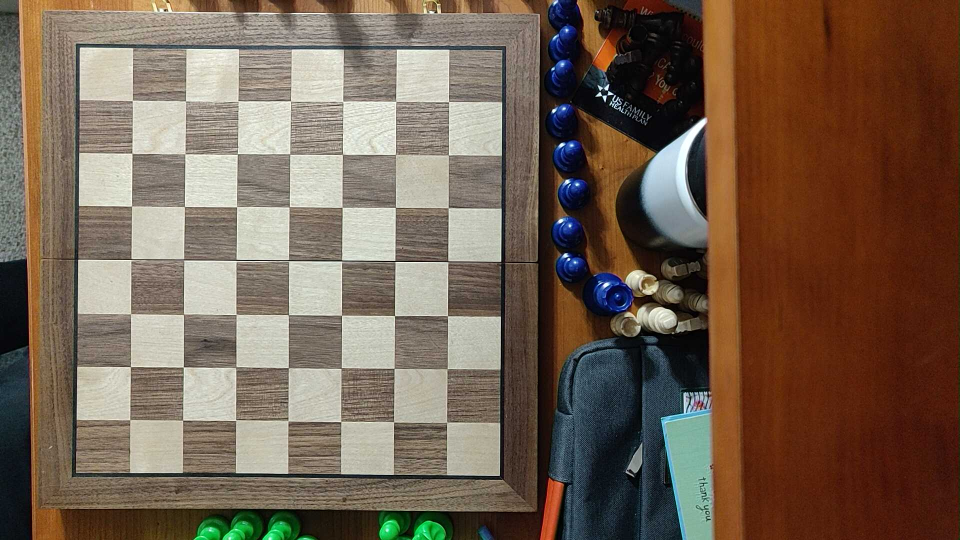
#> input picture Chessboard_detection/TestImages/Set_3_NoahHomeBoard/Empty.jpg, 1920 x 1080 px, found by its file name (shown at 1/2 size)
$ python Chess_Vision.py
#> lines starting #> are read from the running program, lines starting #| are printed output that depends on the picture; after the words box and inside, x2 and y2 are one past the last pixel; in counts of white or black regions, pixels touching at a corner belong together; pictures that were not available may be replaced by others from this repository, and a replacement may not be noted
### Camera/Camera_Manager.py
import os, requests, io
import cv2 as cv
from time import sleep
import logging
import numpy as np
from pathlib import Path
try:
    from Chessboard_detection import pi_debugging
except ModuleNotFoundError:
    import pi_debugging

try:
    from picamera import PiCamera
except ModuleNotFoundError:
    print("Can only use RPICam when on raspberry pi")

class FakeCamera:
    def __init__(self, res, absPath, startNum = 0) -> None:

#> in isOpened, res is the input picture: shape (1080, 1920, 3); mean B, G, R 81, 97.1, 116.2
        self.path_full = absPath
        self.cameraRes = res
        self.stateNum = startNum

    # [13 lines left out: function readCalibMatrix, not called in this run]

    def read(self):
        if self.stateNum <0:
            self.frame = cv.imread(os.path.join(self.path_full, "empty.JPG"))
            self.frame = cv.cvtColor(self.frame, cv.COLOR_RGB2BGR)
            self.frame = cv.resize(self.frame, self.cameraRes)
        elif self.stateNum >= 0:
            self.frame = cv.imread(os.path.join(self.path_full, str(self.stateNum)+".JPG"))
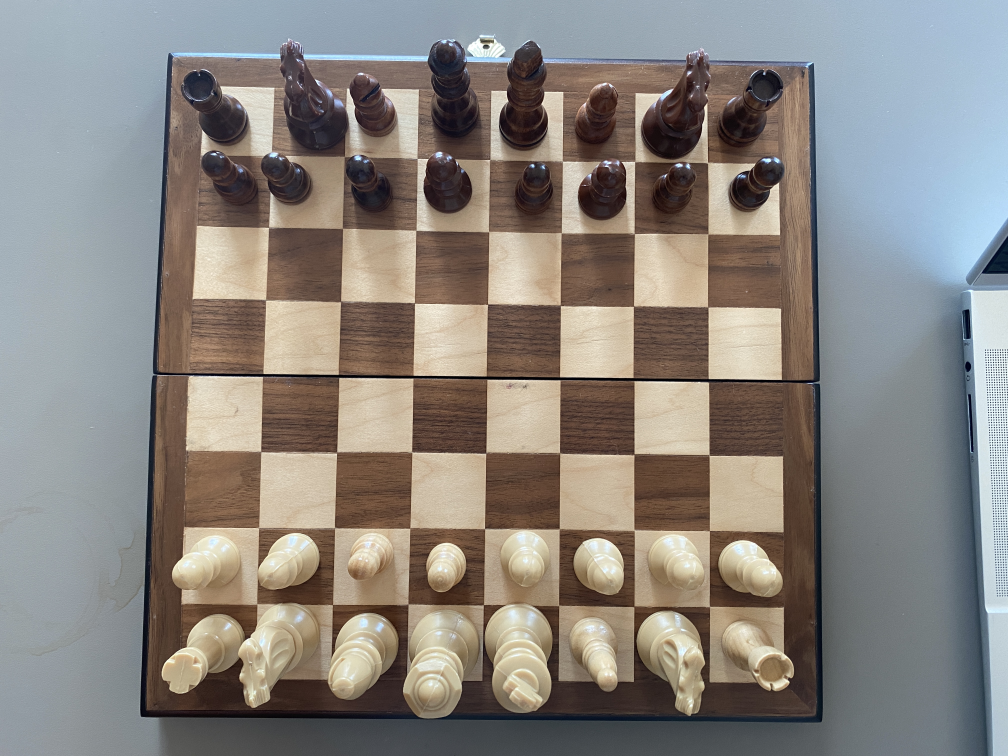
#> input picture Chessboard_detection/TestImages/IMG_8628.JPG, 4032 x 3024 px, given in place of 0.JPG, which was not available (shown at 1/4 size)
#> self.frame is the input picture: shape (3024, 4032, 3); mean B, G, R 127.7, 132.8, 137.7
            # self.frame = cv.cvtColor(self.frame, cv.COLOR_RGB2BGR)
            if self.frame is not None:
                self.frame = cv.resize(self.frame, self.cameraRes)
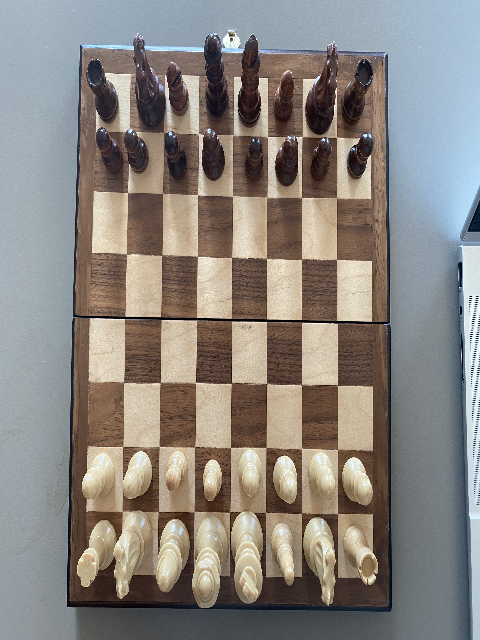
#> self.frame: shape (640, 480, 3); mean B, G, R 127.5, 132.6, 137.6

        self.stateNum += 1

        ret = self.frame is not None
#> ret = True

        return ret, self.frame

    def isOpened(self):
        res = cv.imread(os.path.join(self.path_full, "empty.JPG"))

        return res is not None

    def release(self):
        return True

class PhoneCamera:
    # [30 lines left out: functions __init__, read, isOpened, not called in this run]

    def release(self):
        return True


class RPiCamera:
    # [24 lines left out: function __init__, not called in this run]

    def __del__(self):
        self.camera.close()

    # [57 lines left out: functions readCalibMatrix, read, isOpened, not called in this run]

    def release(self):
        return True
'''
# Replace the below URL with your own. Make sure to add "/shot.jpg" at last.
url = "http://192.168.0.103:8080/shot.jpg"

# While loop to continuously fetching data from the Url
while True:
    img_resp = requests.get(url)
    img_arr = np.array(bytearray(img_resp.content), dtype=np.uint8)
    img = cv.imdecode(img_arr, -1)
    img = imutils.resize(img, width=1000, height=1800)
    cv.imshow("Android_cam", img)

    # Press Esc key to exit
    if cv.waitKey(1) == 27:
        break

cv.destroyAllWindows()
'''
# [23 lines left out: function read_images_from_webcam, not called in this run]

class LaptopCamera:
    def __init__(self, camera_num=0) -> None:
        self.cam = cv.VideoCapture(camera_num)
        self.camera_matrix, self.dist_matrix = self.readCalibMatrix()

    # [13 lines left out: function readCalibMatrix, not called in this run]

    def read(self):
        ret, frame = self.cam.read()
        return ret, frame

    # [4 lines left out: function isOpened, not called in this run]

    def release(self):
        return True

### Chessboard_detection/board_detection_hough.py
import cv2
import numpy as np
from pathlib import Path
from matplotlib import pyplot as plt
from sklearn.linear_model import RANSACRegressor
from mpl_toolkits.mplot3d import Axes3D
from itertools import combinations

def detect_lines(canny_img, threshold_angle=15):
    """
    Detects vertical and horizontal lines in an image using the Hough Line Transform.
    Parameters:
    img (numpy.ndarray): The input image in which lines are to be detected.
    threshold_angle (int, optional): The angle threshold to classify lines as vertical or horizontal. Defaults to 15.
    Returns:
    tuple: A tuple containing three elements:
        - vertical_lines (list): A list of tuples representing the detected vertical lines (rho, theta).
        - horizontal_lines (list): A list of tuples representing the detected horizontal lines (rho, theta).
        - edges (numpy.ndarray): The edges detected in the input image using the Canny edge detector.

    """


    # Use Hough Line Transform to detect lines
    lines = cv2.HoughLines(canny_img, 2, np.pi / 180, 180)

    vertical_lines = []
    horizontal_lines = []

    if lines is not None:
        for rho, theta in lines[:, 0]:
            angle = np.degrees(theta)
            if abs(angle - 90) < threshold_angle:
                horizontal_lines.append((rho, theta))
            elif abs(angle) < threshold_angle:
                vertical_lines.append((rho, theta))
            elif abs(angle - 180) < threshold_angle:
                theta = theta - np.pi
                rho = -rho
                vertical_lines.append((rho, theta))

    return vertical_lines, horizontal_lines

def intersection(line1, line2):
    """
    Finds the intersection points between 2 lines.
    Parameters:
    line1 (tuple): A tuple representing the first line in the format (rho, theta).
    line2 (tuple): A tuple representing the second line in the format (rho, theta).
    Returns:
    tuple: A tuple representing the intersection point (x, y) between the two lines.
    """
    rho1, theta1 = line1
    rho2, theta2 = line2

    A = np.array([
        [np.cos(theta1), np.sin(theta1)],
        [np.cos(theta2), np.sin(theta2)]
    ])
    b = np.array([rho1, rho2])

    if np.linalg.det(A) == 0:
        return None, None  # Lines are parallel and do not intersect

    x, y = np.linalg.solve(A, b)
    return int(np.round(x)), int(np.round(y))

def in_range(x, y, x_min, x_max, y_min, y_max):
    return x_min <= x <= x_max and y_min <= y <= y_max


def group_lines(lines, image_width, image_height):
    """
    Find whether 2 lines lie close to each other, if they do. Replace them with a line described by the average of the lines.

    Meant to group duplicate lines together.

    Parameters:
    Lines (numpy.ndarray): Lines to check in the format [(rho, theta), (rho,theta)]
    image_width (int): number of pixals accross image.
    image_height (int): number of pixels for image height.

    returns:
    grouped lines (list (tuple)): List of lines, should have all overlapping lines removed.
    """
    if not lines:
        return []

    grouped_lines = []
    group_id = [0] * len(lines)  # Initialize group IDs for each line
    current_group_id = 0  # Initialize current group ID
    groups = {}  # Dictionary to store groups of lines

    int_width_min = 0 - image_width*0.2
    int_width_max = image_width*1.2
    int_height_min = 0 - image_height*0.2
    int_height_max = image_height*1.2

    def add_to_group(i, j):
        nonlocal current_group_id
        if group_id[i] == 0 and group_id[j] == 0:
            # If both lines are not in any group, create a new group
            current_group_id += 1
            group_id[i] = current_group_id
            group_id[j] = current_group_id
            groups[current_group_id] = [lines[i], lines[j]]
        elif group_id[i] != 0 and group_id[j] == 0:
            # If line i is in a group and line j is not, add line j to the group of line i
            group_id[j] = group_id[i]
            groups[group_id[i]].append(lines[j])
        elif group_id[i] == 0 and group_id[j] != 0:
            # If line j is in a group and line i is not, add line i to the group of line j
            group_id[i] = group_id[j]
            groups[group_id[j]].append(lines[i])
        elif group_id[i] != 0 and group_id[j] != 0 and group_id[i] != group_id[j]:
            # If both lines are in different groups, merge the groups
            merge_groups(group_id[i], group_id[j])

    def merge_groups(id1, id2):
        # Merge two groups into one
        group1 = groups[id1]
        group2 = groups[id2]
        groups[id1] = group1 + group2
        for line in group2:
            group_id[lines.index(line)] = id1
        del groups[id2]

    for i in range(len(lines) - 1):
        for j in range(i + 1, len(lines)):
            x, y = intersection(lines[i], lines[j])
            if not (x is None or y is None) and in_range(x, y, int_width_min, int_width_max, int_height_min, int_height_max):
                # If the lines intersect within the specified range, add them to a group
                add_to_group(i, j)

    for group in groups.values():
        # Calculate the average rho and theta for each group
        rho = np.mean([line[0] for line in group])
        theta = np.mean([line[1] for line in group])
        grouped_lines.append((rho, theta))

    for i, line in enumerate(lines):
        if group_id[i] == 0:
            # If a line is not in any group, add it as a separate line
            grouped_lines.append(line)

    return grouped_lines

# [11 lines left out: function draw_lines, not called in this run]

def sort_lines(lines):
    return sorted(lines, key=lambda x: x[0])

# [80 lines left out: functions find_closest_distances, orthogonal_distance_3d, ransac_3d, not called in this run]

def is_vertical(theta, threshold_angle):
    """
    Check if a line is vertical based on the angle.
    Parameters:
    theta (float): The angle of the line in degrees.
    threshold_angle (float, optional): The angle threshold to classify a line as vertical. Defaults to 15.
    Returns:
    bool: True if the line is vertical, False otherwise.
    """
    theta_deg = theta % 360
    check_1 = abs(theta_deg) < threshold_angle
    check_2 = abs(theta_deg - 180) < threshold_angle
    check_3 = abs(theta_deg - 360) < threshold_angle
    result = check_1 or check_2 or check_3
    return result

def is_horizontal(theta, threshold_angle=10):
    """
    Check if a line is horizontal based on the angle.
    Parameters:
    theta (float): The angle of the line in degrees.
    threshold_angle (float, optional): The angle threshold to classify a line as horizontal. Defaults to 15.
    Returns:
    bool: True if the line is horizontal, False otherwise.
    """
    theta_deg = theta % 360
    result = abs(theta_deg - 90) < threshold_angle or abs(theta_deg - 270) < threshold_angle
    return result

def ransac_2d(pts, threshold=10, threshold_angle=10, vert_only=False, horizontal_only=False):

    inlier_best = 0
    inlier_mask = np.zeros(pts.shape[0])
    for x in range(pts.shape[0]):
        for y in range(x + 1, pts.shape[0]):
            pt_1_idx = x
            pt_2_idx = y

            pt_1 = pts[pt_1_idx]
            pt_2 = pts[pt_2_idx]

            _, theta = calculate_rho_theta(pt_1, pt_2)
            angle = np.degrees(theta)

            if vert_only and not is_vertical(angle, threshold_angle):
                continue

            if horizontal_only and not is_horizontal(angle, threshold_angle):
                continue

            current_inliers = 0
            current_inlier_mask = np.zeros(pts.shape[0])
            for j in range(pts.shape[0]):
                dist = orthogonal_distance_2d(pts[j], pt_1, pt_2)

                if dist < threshold:
                    current_inliers += 1
                    current_inlier_mask[j] = 1

            if current_inliers > inlier_best:
                inlier_best = current_inliers
                inlier_mask = current_inlier_mask

    inlier_pts = pts[inlier_mask == 1]
    return inlier_pts

def orthogonal_distance_2d(point, line_point1, line_point2):
    """
    Calculate the orthogonal distance between a 2D point and a line defined by two points in 2D space.

    Parameters:
    point (tuple): The 2D point (x, y).
    line_point1 (tuple): The first point defining the line (x1, y1).
    line_point2 (tuple): The second point defining the line (x2, y2).

    Returns:
    float: The orthogonal distance between the point and the line.
    """
    point = np.array(point)
    line_point1 = np.array(line_point1)
    line_point2 = np.array(line_point2)

    line_vec = line_point2 - line_point1
    point_vec = point - line_point1

    line_vec_norm = line_vec / np.linalg.norm(line_vec)
    projection_length = np.dot(point_vec, line_vec_norm)
    projection_vec = projection_length * line_vec_norm

    orthogonal_vec = point_vec - projection_vec
    distance = np.linalg.norm(orthogonal_vec)

    return distance

# [57 lines left out: functions discard_outliers, find_all_intersections, not called in this run]

def calculate_rho_theta(point1, point2):
    """
    Calculate rho and theta for a line passing through two points
    :param point1: First point (x1, y1)
    :param point2: Second point (x2, y2)
    :return: (rho, theta) for the line passing through the points
    """
    x1, y1 = point1
    x2, y2 = point2

    if x1 == x2:  # Vertical line
        theta = np.pi / 2
        rho = x1
    else:
        # Calculate the slope and intercept of the line
        slope = (y2 - y1) / (x2 - x1)
        intercept = y1 - slope * x1

        # Calculate theta
        if slope == 0:
            theta = np.pi / 2
        else:
            theta = np.arctan(-1 / slope)
        if theta < 0:
            theta += np.pi

        # Calculate rho
        rho = intercept * np.sin(theta)

    return rho, theta

# [109 lines left out: functions expand_board_pts, shift_lines, check_if_valid, round_to_nearest, not called in this run]

def find_line_end_pts_horizontal(img_width, img_height, rho, theta, vertical_dilated):
    horizontal_start_pts = []
    horizontal_end_pts = []

    scan_right = np.arange(img_width // 2, img_width-1)
    for x in scan_right:
        y = int(-np.cos(theta)/np.sin(theta) * x + rho/np.sin(theta))
        if y >= img_height or y < 0:
            y = round_to_nearest(y, 0, img_height - 1)
            horizontal_end_pts.append((x, y))
            break

        if vertical_dilated[y, x] == 0:
            horizontal_end_pts.append((x, y))
            break

    scan_left = np.arange(img_width // 2, 0, -1)
    for x in scan_left:
        y = int(-np.cos(theta)/np.sin(theta) * x + rho/np.sin(theta))

        if y >= img_height or y < 0:
            y = round_to_nearest(y, 0, img_height - 1)
            horizontal_end_pts.append((x, y))
            break

        if vertical_dilated[y, x] == 0:
            horizontal_start_pts.append((x, y))
            break

    return horizontal_start_pts, horizontal_end_pts

def find_line_end_pts_vertical(img_width, img_height, rho, theta, horizontal_dilated):
    vertical_start_pts = []
    vertical_end_pts = []

    scan_down = np.arange(img_height // 2, img_height-1)
    for y in scan_down:
        if theta == 0:
            x = int(rho)
        else:
            x = int((y - rho/np.sin(theta)) * (-np.sin(theta)/np.cos(theta)))

        if x >= img_width or x < 0:
            x = round_to_nearest(x, 0, img_width - 1)
            vertical_end_pts.append((img_width - 1, y))
            break

        if horizontal_dilated[y, x] == 0:
            vertical_end_pts.append((x, y))
            break

    scan_up = np.arange(img_height // 2, 0, -1)
    for y in scan_up:
        if theta == 0:
            x = int(rho)
        else:
            x = int((y - rho/np.sin(theta)) * (-np.sin(theta)/np.cos(theta)))

        if x >= img_width or x < 0:
            x = round_to_nearest(x, 0, img_width - 1)
            vertical_end_pts.append((img_width - 1, y))
            break

        if horizontal_dilated[y, x] == 0:
            vertical_start_pts.append((x, y))
            break

    return vertical_start_pts, vertical_end_pts

def get_end_points(canny_img, vertical_lines, horizontal_lines):
    """Search along the lines, starting at the center of the image. To find the end of the line.

    The lines should be in the center of the dilated lines. Therefore the start and end points
    are where the line is no long on a dilated pixel."""

    # find the start and end of the lines/
    # Define the kernels
    kernel_vertical = np.ones((15, 3), np.uint8)
    kernel_horizontal = np.ones((3, 15), np.uint8)

    # Apply morphological operations to find the start and end points of the lines
    vertical_dilated = cv2.dilate(canny_img, kernel_vertical, iterations=1)
    horizontal_dilated = cv2.dilate(canny_img, kernel_horizontal, iterations=1)

    # Find the start and end points of the vertical lines
    horizontal_start_pts = []
    horizontal_end_pts = []
    vertical_start_pts = []
    vertical_end_pts = []

    img_width = canny_img.shape[1]
    img_height = canny_img.shape[0]

    # [20 lines of commented-out code are left out]
    for rho, theta in horizontal_lines:
        horizontal_starts, horizontal_ends = find_line_end_pts_horizontal(img_width, img_height, rho, theta, vertical_dilated)
        horizontal_start_pts.extend(horizontal_starts)
        horizontal_end_pts.extend(horizontal_ends)

    # scan up and down for the vertical lines.
    for rho, theta in vertical_lines:
        vertical_starts, vertical_ends = find_line_end_pts_vertical(img_width, img_height, rho, theta, horizontal_dilated)
        vertical_start_pts.extend(vertical_starts)
        vertical_end_pts.extend(vertical_ends)

    # [15 lines of commented-out code are left out]
    horizontal_start_pts = ransac_2d(np.array(horizontal_start_pts), threshold=3, vert_only=True)
    horizontal_end_pts = ransac_2d(np.array(horizontal_end_pts), threshold=3, vert_only=True)
    vertical_start_pts = ransac_2d(np.array(vertical_start_pts), threshold=3, horizontal_only=True)
    vertical_end_pts = ransac_2d(np.array(vertical_end_pts), threshold=3, horizontal_only=True)

    # [15 lines of commented-out code are left out]
    min_x_horizontal_end = min([pt[0] for pt in horizontal_end_pts])
    max_x_horizontal_start = max([pt[0] for pt in horizontal_start_pts])
    min_y_vertical_end = min([pt[1] for pt in vertical_end_pts])
    max_y_vertical_start = max([pt[1] for pt in vertical_start_pts])

    board_x_range = (max_x_horizontal_start, min_x_horizontal_end)
    board_y_range = (max_y_vertical_start, min_y_vertical_end)
    return board_x_range, board_y_range

# [21 lines left out: function remove_out_of_lim_lines, not called in this run]

def find_board_corners(img):
    """
    Pipeline to find a 9x9 chessboard pattern that is roughly aligned vertically with the image.

    Should be able to handle glare and other lighting inconsistencies.

    Params:
    img (numpy array): image with chessboard in the image.

    Returns:
    expanded_points (numpy array): Array in shape (9x9x2). X, y coordinates for each point in the image.
                                    Sorted that the first array element is the top left corner.

    """
    img = cv2.cvtColor(img, cv2.COLOR_BGR2GRAY)
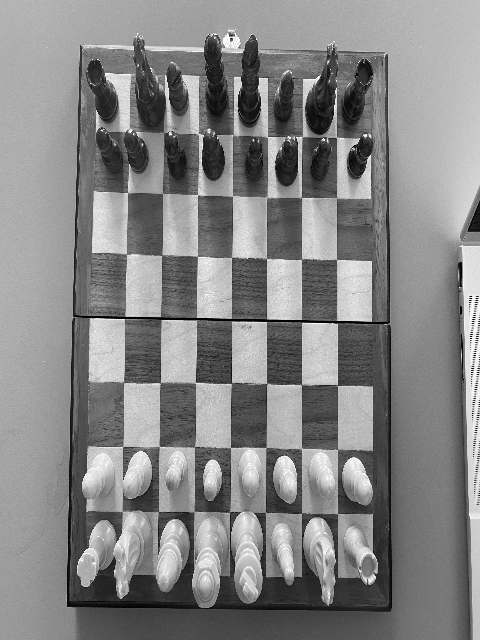
#> img: shape (640, 480); min 0, max 255, mean 133.5
    image_height, image_width  = img.shape

    # Apply Canny edge detector
    canny_img = cv2.Canny(img, 75, 150)
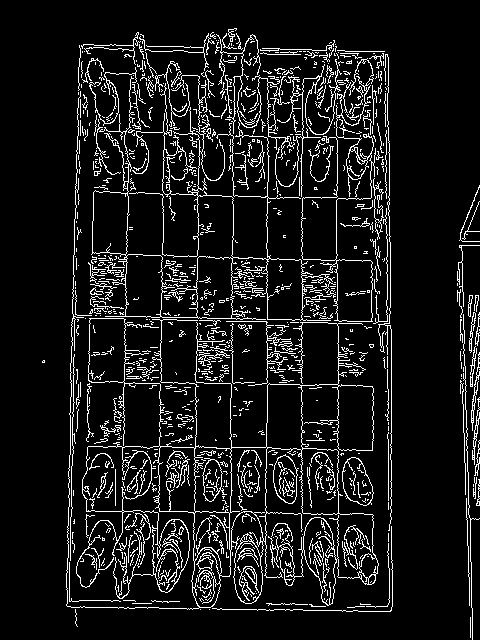
#> canny_img: shape (640, 480); 9.6% white in thin lines or dots, all inside (x1, y1, x2, y2) = (42, 28, 480, 640)

    vertical_lines, horizontal_lines = detect_lines(canny_img)
#> in detect_lines, `lines = cv2.HoughLines(canny_img, 2, np.pi / 180, 180)`: lines = 931 rows, first 8: [388, 0], [80, 0.0175], [232, 0], [336, 0], [166, 0.0175], [196, 0], [372, 0], [124, 0]
#> (the rest of the program and of its run is left out)
